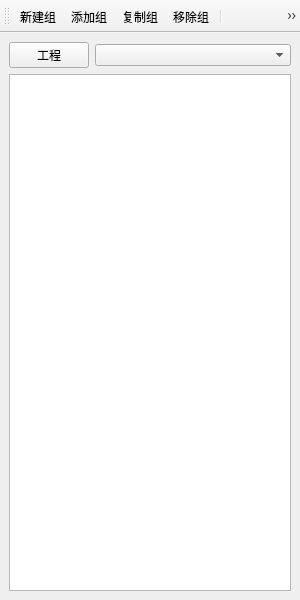
<?xml version="1.0" encoding="UTF-8"?>
<ui version="4.0">
 <class>ProjectsMainWindow</class>
 <widget class="QMainWindow" name="ProjectsMainWindow">
  <property name="geometry">
   <rect>
    <x>0</x>
    <y>0</y>
    <width>300</width>
    <height>600</height>
   </rect>
  </property>
  <property name="windowTitle">
   <string>项目管理器</string>
  </property>
  <widget class="QWidget" name="centralWidget">
   <layout class="QVBoxLayout" name="verticalLayout">
    <item>
     <layout class="QHBoxLayout" name="horizontalLayout">
      <item>
       <widget class="QPushButton" name="pushButton_projectChoise">
        <property name="sizePolicy">
         <sizepolicy hsizetype="Maximum" vsizetype="Fixed">
          <horstretch>0</horstretch>
          <verstretch>0</verstretch>
         </sizepolicy>
        </property>
        <property name="text">
         <string>工程</string>
        </property>
       </widget>
      </item>
      <item>
       <widget class="QComboBox" name="comboBox_project"/>
      </item>
     </layout>
    </item>
    <item>
     <widget class="QTreeView" name="treeView_xml"/>
    </item>
   </layout>
  </widget>
  <widget class="QToolBar" name="toolBar">
   <property name="windowTitle">
    <string>toolBar</string>
   </property>
   <attribute name="toolBarArea">
    <enum>TopToolBarArea</enum>
   </attribute>
   <attribute name="toolBarBreak">
    <bool>false</bool>
   </attribute>
   <addaction name="actionNewGroup"/>
   <addaction name="actionAddGroup"/>
   <addaction name="actionCopyGroup"/>
   <addaction name="actionRemoveGroup"/>
   <addaction name="separator"/>
   <addaction name="actionNewCase"/>
   <addaction name="actionAddCase"/>
   <addaction name="actionCopyCase"/>
   <addaction name="actionRemoveCase"/>
  </widget>
  <action name="actionNewCase">
   <property name="icon">
    <iconset resource="prjIcos.qrc">
     <normaloff>:/prjManger/icos/tabNew.png</normaloff>:/prjManger/icos/tabNew.png</iconset>
   </property>
   <property name="text">
    <string>新建CASE</string>
   </property>
   <property name="toolTip">
    <string>新建CASE</string>
   </property>
  </action>
  <action name="actionCopyCase">
   <property name="icon">
    <iconset resource="prjIcos.qrc">
     <normaloff>:/prjManger/icos/tabDuplicate.png</normaloff>:/prjManger/icos/tabDuplicate.png</iconset>
   </property>
   <property name="text">
    <string>复制CASE</string>
   </property>
   <property name="toolTip">
    <string>复制CASE</string>
   </property>
  </action>
  <action name="actionAddCase">
   <property name="icon">
    <iconset resource="prjIcos.qrc">
     <normaloff>:/prjManger/icos/tabManager.png</normaloff>:/prjManger/icos/tabManager.png</iconset>
   </property>
   <property name="text">
    <string>添加CASE</string>
   </property>
   <property name="toolTip">
    <string>添加CASE</string>
   </property>
  </action>
  <action name="actionRemoveCase">
   <property name="icon">
    <iconset resource="prjIcos.qrc">
     <normaloff>:/prjManger/icos/tabCloseOther.png</normaloff>:/prjManger/icos/tabCloseOther.png</iconset>
   </property>
   <property name="text">
    <string>移除Case</string>
   </property>
   <property name="toolTip">
    <string>移除Case</string>
   </property>
  </action>
  <action name="actionNewGroup">
   <property name="icon">
    <iconset resource="prjIcos.qrc">
     <normaloff>:/prjManger/icos/vcsAdd.png</normaloff>:/prjManger/icos/vcsAdd.png</iconset>
   </property>
   <property name="text">
    <string>新建组</string>
   </property>
   <property name="toolTip">
    <string>新建组</string>
   </property>
  </action>
  <action name="actionAddGroup">
   <property name="icon">
    <iconset resource="prjIcos.qrc">
     <normaloff>:/prjManger/icos/vcsCheckout.png</normaloff>:/prjManger/icos/vcsCheckout.png</iconset>
   </property>
   <property name="text">
    <string>添加组</string>
   </property>
   <property name="toolTip">
    <string>添加组</string>
   </property>
  </action>
  <action name="actionCopyGroup">
   <property name="icon">
    <iconset resource="prjIcos.qrc">
     <normaloff>:/prjManger/icos/vcsBranch.png</normaloff>:/prjManger/icos/vcsBranch.png</iconset>
   </property>
   <property name="text">
    <string>复制组</string>
   </property>
   <property name="toolTip">
    <string>复制组</string>
   </property>
  </action>
  <action name="actionRemoveGroup">
   <property name="icon">
    <iconset resource="prjIcos.qrc">
     <normaloff>:/prjManger/icos/vcsAddRemove.png</normaloff>:/prjManger/icos/vcsAddRemove.png</iconset>
   </property>
   <property name="text">
    <string>移除组</string>
   </property>
   <property name="toolTip">
    <string>移除组</string>
   </property>
  </action>
 </widget>
 <resources>
  <include location="prjIcos.qrc"/>
 </resources>
 <connections/>
</ui>
